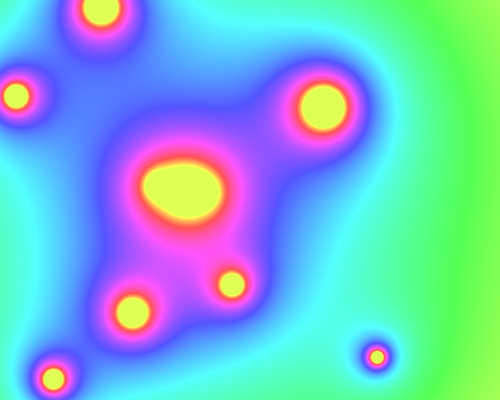
Frame 1 (no input)
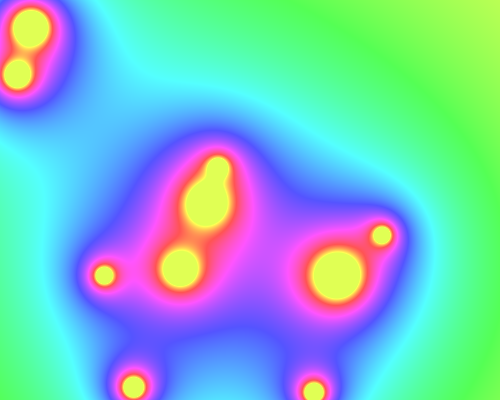
Frame 60 (the mouse pressed at the canvas centre just before this capture)
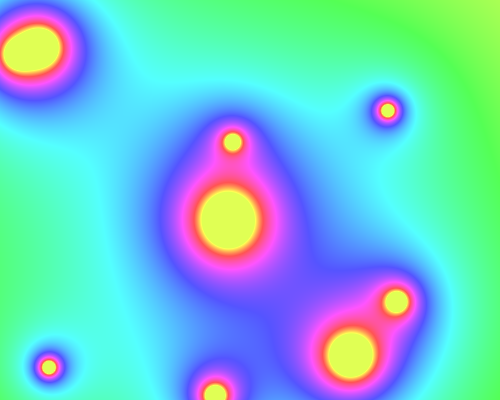
Frame 120 (the mouse held since frame 60 and released just before this capture)

The Processing sketch that drew these frames (run headless with seeded random() and noise(); from frame 60 on, the mouse is pressed at the canvas centre):

// Processing sketch: MetaballStudy
// ── MetaballStudy.pde
final int COUNT = 10;
final float SPEED = 3;
final float RAD = 100;
final float THRESH = 50;
final float RAINBOWS = 1.2;

Ball[] balls;

void setup()
{
	size(500,400);
	colorMode(HSB);
	balls = new Ball[COUNT];
  for (int i=0; i<COUNT; ++i)
    balls[i] = new Ball();
}

void draw()
{
  for (Ball B : balls) B.update();
	for (int x=0; x<width; ++x)
	{
		for (int y=0; y<height; ++y)
		{
			float d = 0;
			for (Ball B : balls)
			{
				d += THRESH * B.r / dist(x, y, B.pos.x, B.pos.y);
        //d += THRESH * B.r / protodist(x, y, B.pos.x, B.pos.y);
			}
      set(x, y, color(constrain(d,0,RAINBOWS*256-1)%256, 170, 255));
		}
	}
}

float protodist( float x1, float y1, float x2, float y2)
{
  return (abs(x1-x2)-abs(y1-y2));
}

class Ball
{
	PVector pos;
	PVector vel;
	float r;

	Ball ()
	{
		pos = new PVector(random(width), random(height));
		vel = new PVector(random(SPEED/10, SPEED), 0);
		vel.rotate(random(TWO_PI));
		r = random(RAD/5, RAD);
	}

	void update()
	{
		pos.add(vel);

		if (pos.x > width || pos.x < 0) vel.x *= -1;
		if (pos.y > height || pos.y < 0) vel.y *= -1;
	}

	void show()
	{
		stroke(0);
		noFill();
		ellipse(pos.x, pos.y, r, r);
	}
}
